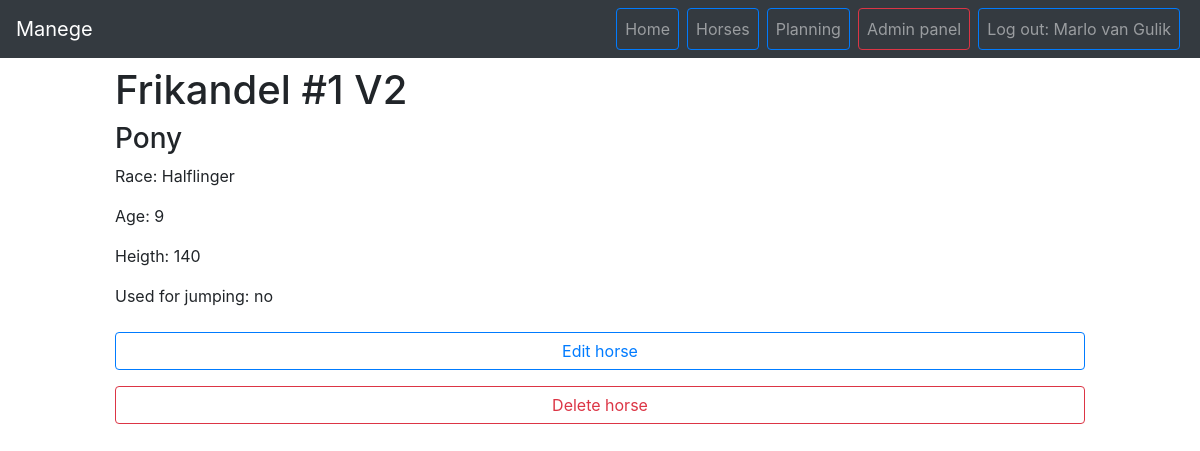
The page /horses/details/2 (signed in) on the database its author committed.
### tables this page shows
CREATE TABLE `horses` (
  `id` int(11) NOT NULL,
  `name` varchar(30) NOT NULL,
  `race` int(11) NOT NULL,
  `age` int(11) NOT NULL,
  `used-for-jump` tinyint(1) NOT NULL,
  `height` int(11) NOT NULL
);

### core/core.php (called while the page is built, shortened)
<?php
function createConn() {
    $conn = NULL;
    try {
        $conn = new PDO(DB_TYPE . ':host=' . DB_HOST . ';dbname=' . DB_NAME . ';charset=' . DB_CHARSET, DB_USER, DB_PASS);
    } catch(PDOexception $exception) {
        echo $exception;
        return NULL;
    }
    return $conn;
}
function DBcommand($statement, $args) {
    foreach(array_keys($args) as $currentArgKey) {
        $args[$currentArgKey] = htmlspecialchars($args[$currentArgKey]);
    }
	$connection = createConn();
	if($connection != NULL) {
		$execStatement = $connection->prepare($statement);
		$execStatement->execute($args);
		$output = [
			'output' => $execStatement->fetchAll(),
			'errorCode' => $execStatement->errorCode()
		];
		return $output;
	}
}
function render($filename, $data = null)
{
	require(ROOT . 'view/templates/header.php');
	require(ROOT . 'view/' . $filename . '.php');
	require(ROOT . 'view/templates/footer.php');
}

### public/index.php (called while the page is built, shortened)
<?php
require(ROOT . "core/core.php");
route();

### model/horsesModel.php (called while the page is built, shortened)
<?php
function getSingleHorse($id) {
    if($id != null) {
        $horseData = DBcommand("SELECT * FROM horses WHERE id = :id", [':id' => $id])['output'][0];
        $outputData = array(
            'name' => $horseData['name'],
            'race' => getSingleRace($horseData['race'])['racename'],
            'age' => $horseData['age'],
            'height' => $horseData['height']
        );
        if($horseData['used-for-jump'] == 0) {
            $outputData['jumps'] = "no";
        } else {
            $outputData['jumps'] = "yes";
        }
        if(getSingleRace($horseData['race'])['witherheight-max'] > $horseData['height']) {
            $outputData['ageStatus'] = "Pony";
        } else {
            $outputData['ageStatus'] = "Horse";
        }
        return $outputData;
    }
}
function getSingleRace($id) {
    return DBcommand("SELECT * FROM races WHERE id = :id", [':id' => $id])['output'][0];
}

### view/horse/details.php (the view, shortened to what this page needs)
<div class="container col-10 pt-2">
    <h1><?= $horseData['name'] ?></h1>
    <h3><?= $horseData['ageStatus'] ?></h3>
    <p>Race: <?= $horseData['race'] ?></p>
    <p>Age: <?= $horseData['age'] ?></p>
    <p>Heigth: <?= $horseData['height'] ?></p>
    <p>Used for jumping: <?= $horseData['jumps'] ?></p>
    <?php if($_SESSION['adminCode'] > 0) { ?>
    <div class="d-inline col-12 p-0">
        <a href="<?= URL ?>horses/edit/horse/<?= $id ?>" class="col-12 btn btn-outline-primary my-2">Edit horse</a>
        <form action="<?= URL ?>horses/delete/horse" method="post" class="col-6 d-inline p-0">
            <input type="submit" value="Delete horse" class="col-12 btn btn-outline-danger my-2">
        </form>
    </div>
    <?php } ?>
</div>

### rows shown on the page
horses: name "Frikandel #1 V2", age "9", height "140"

### other values the page prints
$_SESSION['loggedInRName'] "Marlo van Gulik"
$horseData['ageStatus'] "Pony"
$horseData['race'] "Halflinger"
$horseData['jumps'] "no"
